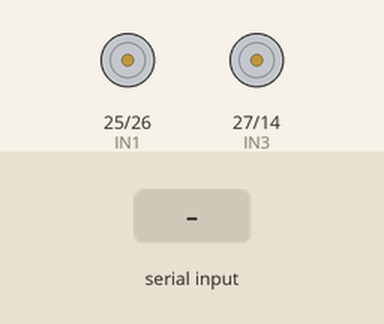
This sketch was run on a simulated ESP32. Parts: motor-driver pin pairs drawn as motors (green arrow = first pin HIGH = forward, orange = second pin HIGH = backward, longer = more drive). The test bench sets the inputs (shaded band). Nothing arrives over Bluetooth unless stated.

Above: at 1.2 s.
1.3 s: "F" received over the second serial link
At 2.5 s:
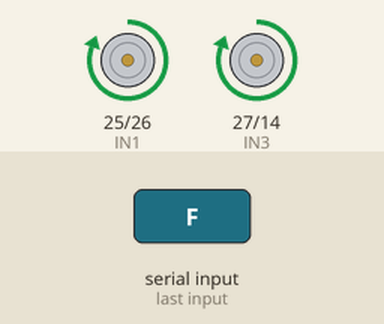
2.8 s: "B" received over the second serial link
At 3.9 s:
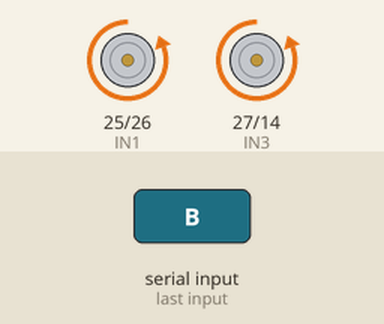
4.3 s: "L" received over the second serial link
At 5.0 s:
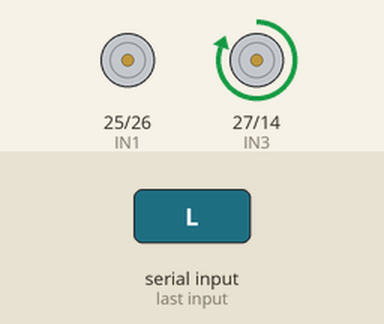
5.8 s: "R" received over the second serial link
At 6.1 s:
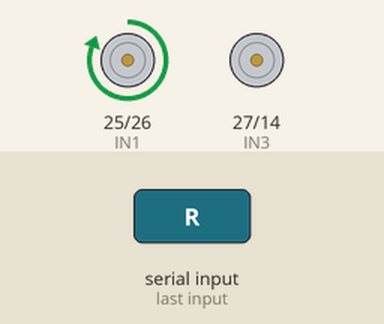
7.3 s: "S" received over the second serial link
At 8.5 s:
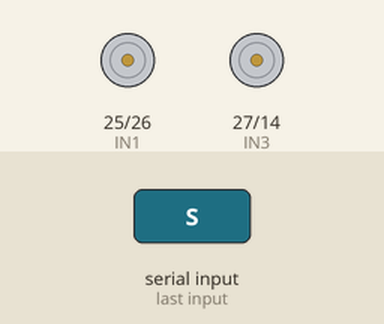
Timing chart, 0 to 9.8 s (numbered marks = the images above; inputs shaded):
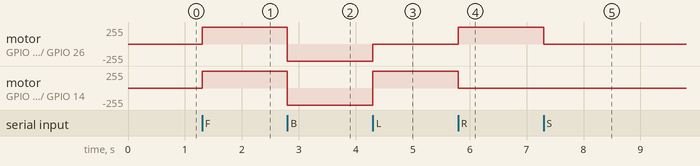

Measured:
- after the input at 1.3 s, motor on GPIO 25 (IN1) / GPIO 26 (IN2), motor on GPIO 27 (IN3) / GPIO 14 (IN4): stopped → forward 255/255 at once
- after the input at 2.8 s, motor on GPIO 25 (IN1) / GPIO 26 (IN2), motor on GPIO 27 (IN3) / GPIO 14 (IN4): forward 255/255 → backward 255/255 at once
- after the input at 4.3 s, motor on GPIO 25 (IN1) / GPIO 26 (IN2): backward 255/255 → stopped at once; motor on GPIO 27 (IN3) / GPIO 14 (IN4): backward 255/255 → forward 255/255 at once
- after the input at 5.8 s, motor on GPIO 25 (IN1) / GPIO 26 (IN2): stopped → forward 255/255 at once; motor on GPIO 27 (IN3) / GPIO 14 (IN4): forward 255/255 → stopped at once
- after the input at 7.3 s, motor on GPIO 25 (IN1) / GPIO 26 (IN2): forward 255/255 → stopped at once

The sketch:

arduino_tx_code1.ino
```cpp
#include "BluetoothSerial.h"

BluetoothSerial SerialBT;

#define IN1 25
#define IN2 26
#define IN3 27
#define IN4 14

void setup() {
  pinMode(IN1, OUTPUT);
  pinMode(IN2, OUTPUT);
  pinMode(IN3, OUTPUT);
  pinMode(IN4, OUTPUT);

  Serial.begin(115200);
  SerialBT.begin("ESP32_CAR");
}

void loop() {
  if (SerialBT.available()) {
    char cmd = SerialBT.read();

    if (cmd == 'F') forward();
    else if (cmd == 'B') backward();
    else if (cmd == 'L') left();
    else if (cmd == 'R') right();
    else if (cmd == 'S') stopCar();
  }
}

void forward() {
  digitalWrite(IN1, HIGH);
  digitalWrite(IN2, LOW);
  digitalWrite(IN3, HIGH);
  digitalWrite(IN4, LOW);
}

void backward() {
  digitalWrite(IN1, LOW);
  digitalWrite(IN2, HIGH);
  digitalWrite(IN3, LOW);
  digitalWrite(IN4, HIGH);
}

void left() {
  digitalWrite(IN1, LOW);
  digitalWrite(IN2, LOW);
  digitalWrite(IN3, HIGH);
  digitalWrite(IN4, LOW);
}

void right() {
  digitalWrite(IN1, HIGH);
  digitalWrite(IN2, LOW);
  digitalWrite(IN3, LOW);
  digitalWrite(IN4, LOW);
}

void stopCar() {
  digitalWrite(IN1, LOW);
  digitalWrite(IN2, LOW);
  digitalWrite(IN3, LOW);
  digitalWrite(IN4, LOW);
}
```
